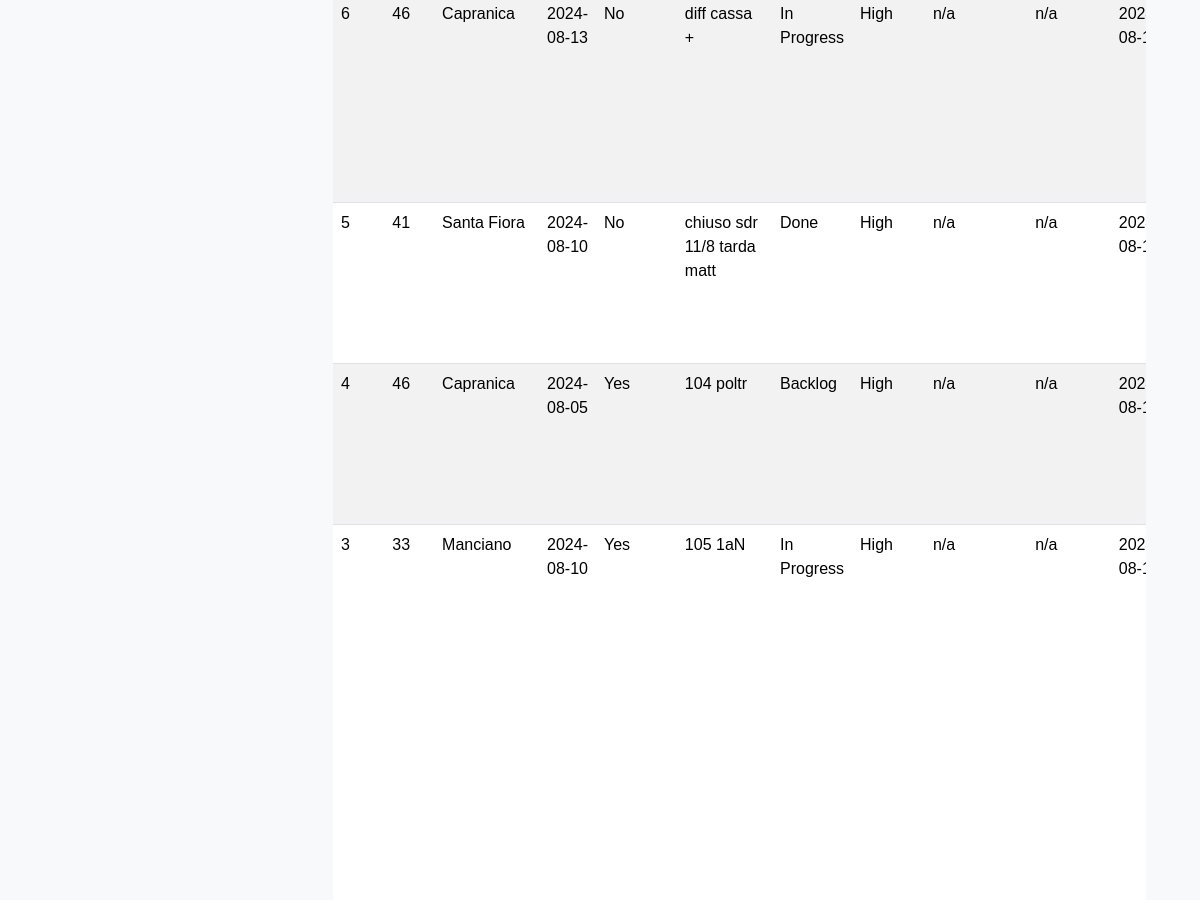
The page /tasks (signed in, middle part) on the database as committed earlier.
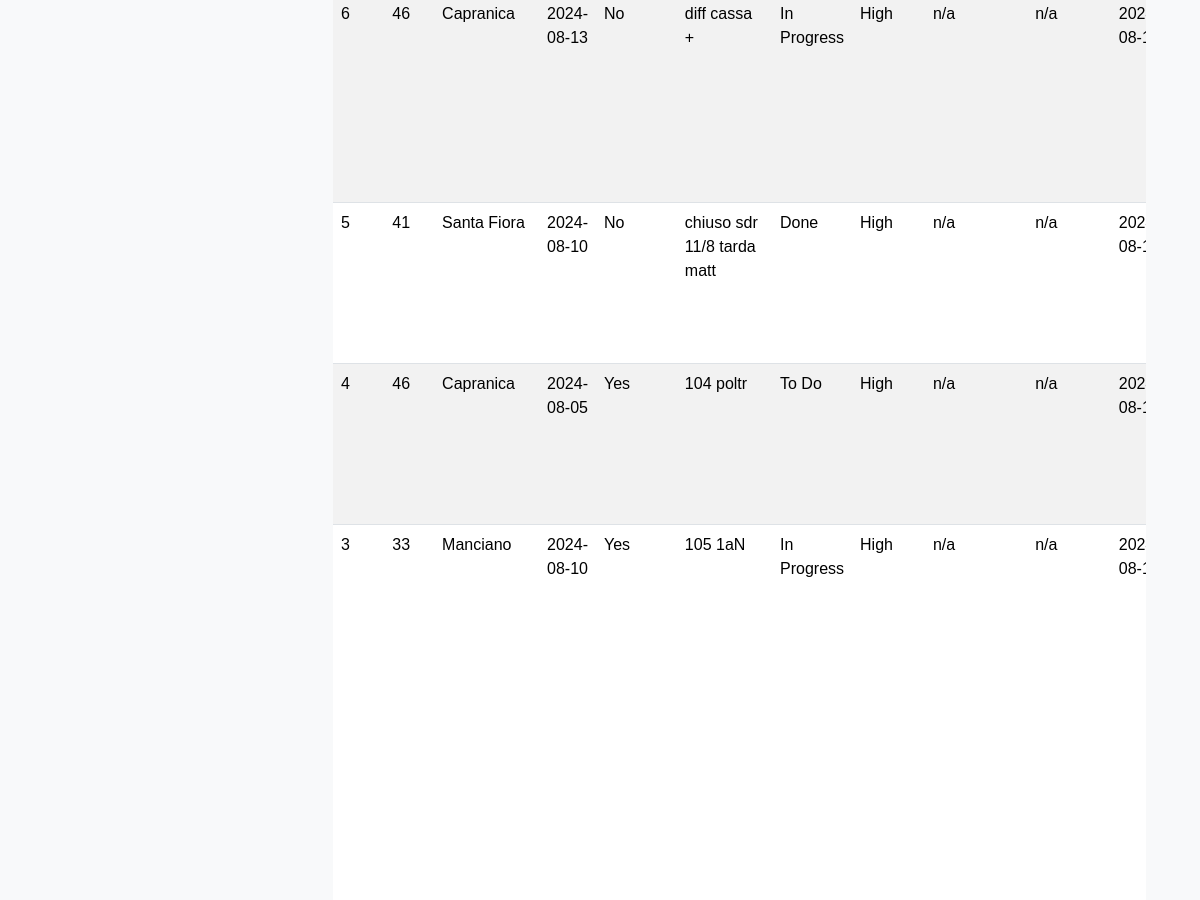
The same page on the database as committed later.
### tables this page shows
CREATE TABLE tasks (
                        task_id INTEGER NOT NULL, 
                        task_desc VARCHAR, 
                        task_status VARCHAR, 
                        task_priority VARCHAR, 
                        task_start_date DATE, 
                        task_due_date DATE, 
                        task_notes VARCHAR, 
                        pos_id INTEGER NOT NULL, 
                        blocker_id INTEGER, 
                        rec_id INTEGER, 
                        PRIMARY KEY (task_id), 
                        CHECK (task_status IN ('Backlog', 'To Do', 'In Progress', 'Done')), 
                        CHECK (task_priority IN ('None', 'Low', 'Medium', 'High')),
                        FOREIGN KEY(pos_id) REFERENCES pos (pos_id),
                        FOREIGN KEY(blocker_id) REFERENCES blockers (blocker_id),
                        FOREIGN KEY(rec_id) REFERENCES rec (rec_id)
                    );

CREATE TABLE pos (
	pos_id INTEGER NOT NULL, 
	pos_name VARCHAR NOT NULL, 
	PRIMARY KEY (pos_id), 
	UNIQUE (pos_name)
);

CREATE TABLE rec (
                        rec_id INTEGER NOT NULL, 
                        rec_date DATE, 
                        rec_certified BOOLEAN, 
                        task_id INTEGER, 
                        pos_id INTEGER, 
                        blocker_id INTEGER, 
                        PRIMARY KEY (rec_id),
                        FOREIGN KEY(task_id) REFERENCES tasks (task_id),
                        FOREIGN KEY(pos_id) REFERENCES pos (pos_id),
                        FOREIGN KEY(blocker_id) REFERENCES blockers (blocker_id)
                    );

### app.py (the view)
@app.route("/tasks")
@login_required
def tasks():
    with engine.connect() as conn:
        query = select(
            tasks_table.c.task_id,
            tasks_table.c.task_desc,
            tasks_table.c.task_status,
            tasks_table.c.task_priority,
            tasks_table.c.task_start_date,
            tasks_table.c.task_due_date,
            tasks_table.c.task_notes,
            pos_table.c.pos_id,
            pos_table.c.pos_name,
            rec_table.c.rec_date,
            rec_table.c.rec_certified,
            blockers_table.c.blocker_desc,
            blockers_table.c.blocker_responsible
        ).select_from(
            tasks_table
            .join(pos_table, tasks_table.c.pos_id == pos_table.c.pos_id)
            .outerjoin(rec_table, tasks_table.c.rec_id == rec_table.c.rec_id)
            .outerjoin(blockers_table, tasks_table.c.blocker_id == blockers_table.c.blocker_id)
        ).order_by(desc(tasks_table.c.task_id))
        tasks = conn.execute(query).fetchall()
        pos_data = conn.execute(select(pos_table.c.pos_id, pos_table.c.pos_name)).fetchall()
        formatted_tasks = []
        for task in tasks:
            formatted_tasks.append({
                "task_id": task.task_id if task.task_id is not None else "n/a",
                "task_desc": task.task_desc if task.task_desc is not None else "n/a",
                "task_status": task.task_status if task.task_status is not None else "n/a",
                "task_priority": task.task_priority if task.task_priority is not None else "n/a",
                "task_start_date": task.task_start_date.strftime('%Y-%m-%d') if isinstance(task.task_start_date, date) else "n/a",
                "task_due_date": task.task_due_date.strftime('%Y-%m-%d') if isinstance(task.task_due_date, date) else "n/a",
                "task_notes": task.task_notes if task.task_notes is not None else "n/a",
                "pos_id": task.pos_id if task.pos_id is not None else "n/a",
                "pos_name": task.pos_name if task.pos_name is not None else "n/a",
                "rec_date": task.rec_date.strftime('%Y-%m-%d') if isinstance(task.rec_date, date) else "n/a",
                "rec_certified": "Yes" if task.rec_certified is True else "No" if task.rec_certified is False else "n/a",
                "blocker_desc": task.blocker_desc if task.blocker_desc is not None else "n/a",
                "blocker_responsible": task.blocker_responsible if task.blocker_responsible is not None else "n/a"
            })
    logger.debug("Formatted tasks for display: %s", formatted_tasks)
    return render_template("tasks.html", tasks=formatted_tasks, pos_data=pos_data, date=date)

### helpers.py (called while the page is built)
def login_required(f):
    @wraps(f)
    def decorated_function(*args, **kwargs):
        if session.get("user_id") is None:
            return redirect("/login")
        return f(*args, **kwargs)
    return decorated_function

### templates/tasks.html (shortened to what this page needs)
{% extends "layout.html" %}
{% block main %}
<div class="container-fluid">
    <div class="row">
        <div class="col-md-3">
        </div>
        <div class="col-md-9">
            {% include '_tasks_body.html' %}
        </div>
    </div>
</div>
{% endblock %}

### templates/layout.html (shortened to what this page needs)
<!DOCTYPE html>
<html lang="en">
<head>
    <link href="https://cdn.jsdelivr.net/npm/bootstrap@5.3.3/dist/css/bootstrap.min.css" rel="stylesheet">
    <link href="{{ url_for('static', filename='css/style.css') }}" rel="stylesheet">
</head>
<body>
    <main class="container py-5 text-center">
        {% block main %}{% endblock %}
    </main>
</body>
</html>

### templates/_tasks_body.html (shortened to what this page needs)
<div class="tasks-wrapper">
    <div class="table-responsive">
        <table class="table table-striped mt-3">
            <tbody id="taskTableBody">
                {% for task in tasks %}
                <tr>
                    <td>{{ task.task_id }}</td>
                    <td>{{ task.pos_id }}</td>
                    <td>{{ task.pos_name }}</td>
                    <td>{{ task.rec_date }}</td>
                    <td>{{ task.rec_certified }}</td>
                    <td>{{ task.task_desc }}</td>
                    <td>{{ task.task_status }}</td>
                    <td>{{ task.task_priority }}</td>
                    <td>{{ task.blocker_desc }}</td>
                    <td>{{ task.blocker_responsible }}</td>
                    <td>{{ task.task_start_date }}</td>
                </tr>
                {% endfor %}
            </tbody>
        </table>
    </div>
</div>

### static/css/style.css (style rules this page uses)
body { font-family: Arial, sans-serif !important; background-color: #f8f9fa !important; margin: 0 !important; padding: 0 !important; text-align: left !important; }
.container { margin-top: 20px !important; text-align: left !important; }
.table { width: 100% !important; margin-bottom: 20px !important; border-collapse: collapse !important; text-align: left !important; }

Rows that differ between the two databases and show on the page:
changed tasks "104 poltr": task_status "Backlog" → "To Do"
